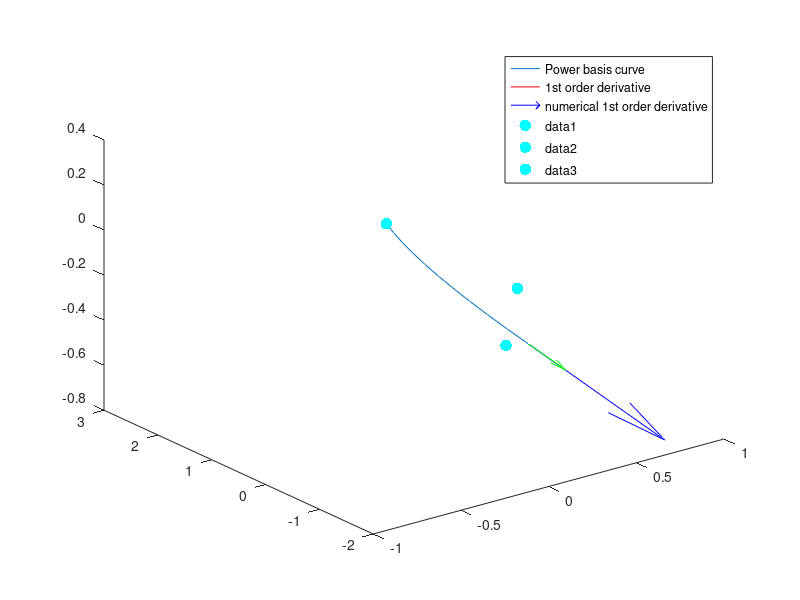

The MATLAB script that drew this image:
%% Power basis function
% C_0 = a_0;
% C_1 = a_0 + a_1 * u;
% C_2 = a_0 + a_1 * u + a_2 * u^2;
% ......
% C_k = a_0 + a_1 * u + ... + a_k * u^k;
% 
% C_k+1 = C_k + a_k+1 * u^k+1;

clc;clear;
order = 2;
uu = linspace(0, 1, 11);
AA = zeros(3, order+1);
yy = zeros(3, 11);

for ii = 1 : order+1
    AA(:, ii) = 2.0 .* rand(3, 1) + [-1; -1; -1];
    AA(:, ii) = AA(:, ii) / norm(AA(:, ii));
end
for ii = 1 : 11
    CC = AA(:, 1);
    for jj = 2 : order+1
        CC = CC + AA(:, jj) .* uu(ii) .^ (jj-1);
    end
    yy(:, ii) = CC;
end
CX = AA(:, 2);
for ii = 3 : order+1
    CX = CX + (ii-1) * AA(:, ii) .* uu(end) .^ (ii-2);
end
y_x = CX ./ 20.0;

plot3( yy(1,:), yy(2,:), yy(3,:), LineWidth=3.0, Color='r');
hold on
quiver3( yy(1,end), yy(2,end), yy(3,end), yy(1,end)-yy(1,end-1), yy(2,end)-yy(2,end-1), ...
    yy(3,end)-yy(3,end-1), LineWidth=6.5, Color = 'b');
hold on
quiver3( yy(1,end), yy(2,end), yy(3,end), y_x(1), y_x(2), ...
    y_x(3), LineWidth=3.5, Color = 'g');
legend('Power basis curve', '1st order derivative', 'numerical 1st order derivative');
hold on
for ii = 1 : order+1
    scatter3(AA(1,ii), AA(2,ii), AA(3,ii), 70, 'filled', 'MarkerFaceColor','cyan');
    hold on
end
